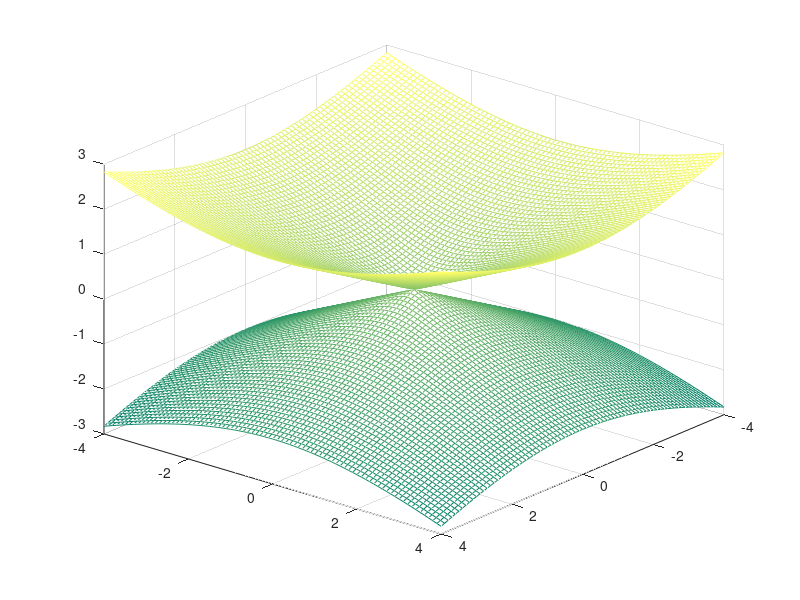

MATLAB code to generate this figure: (Note: this script raises an error after producing the figure.)
%% Coordenadas rectangulares
%vectores de datos
x = -4:0.1:4;
y = -4:0.1:4;

[x,y] = meshgrid(x,y);

z1 = +sqrt((x.^2 + y.^2)/4);
z2 = -sqrt((x.^2 + y.^2)/4);
colormap(summer)

mesh (x , y ,z1)
hold on
mesh(x, y, z2)
view([130, 30])

%% Coordenadas cilindricas
%figure
%r = 0:.1:4; %radio del cono
r = linspace (0,3,41);
theta = linspace(0,2*pi,41);  %barrido en el plano xy

[r, theta] = meshgrid(r, theta);

x = r.*cos(theta);
y = r.*sin(theta);
z1 = sqrt (r.^2/4);
z2 = -sqrt (r.^2/4);
colormap(parula(5))
%colormap(autumn(5))
mesh(x,y,z1)
hold on
mesh(x,y,z2)
view([130, 30])
